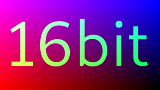
#> input picture images/160X90_rgb_uint16.png, 160 x 90 px
$ jupyter execute --allow-errors shredder.ipynb
#> lines starting #> are read from the running program, lines starting #| are printed output that depends on the picture
# Shredder

Takes and image and slices it up beyond recognition. Shredded!

## Why, oh why would I want this?

For your lock screen. If you are using i3, you are a tinkerer perhaps a ricer. This little utility is for that kinda person. It shredds your desktop while you are away from your computer.

[cell 1]
import numpy as np
import cv2
import random
import IPython

A utility function to display images in the notebook.
It requires an uint8 array, so when using normalized data we need to multiply the matrix by 256.

[cell 2]
def show(data, ext='png'):
    _,ret = cv2.imencode('.' + ext, data)
    i = IPython.display.Image(data=ret)
    IPython.display.display(i)

## Import some sample images

We are using these because they test colour depth and show clearly the movement of the pixel columns.

Please see this for a simple example of working with ranges
[iPython ranges](https://gist.github.com/ctmakro/3ae3cd9538390b706820cd01dac6861f)

[cell 3]
def load_image(fn):
#> called with fn = './images/160X90_rgb_uint16.png'
    img = cv2.imread(fn) # original
#> img is the input picture: shape (90, 160, 3); mean B, G, R 130.4, 31.9, 127.1
    img8 = (img).astype('uint8') # convert to 8bit
    imgN = (img8 / 256) # normalize to floating point

    return imgN

uint16 = "./images/160X90_rgb_uint16.png"
#> (the rest of this cell did not finish here and is left out)

#> in show, `_,ret = cv2.imencode('.' + ext, data)`: ret = 11209 values, max 255 at index 59, min 0 at index 8, mean 110.7

uint8 = "./images/160X90_rgb_uint8.png"
show(load_image(uint8)*256)

## Shuffle Columns

The main routine. This function requires an image matrix to process, and optionally it takes three arguments that affect the output image

| argument     | type        | default | comment                              |
|--------------|-------------|------------------------------------------------|
| column_width | integer     | 10      | the pixel width of the slices        |
| border_color | float       | 0.9     | slice's edge colour tint (0 = black) |
| border_width | integer     | 1       | the width of the border in pixels    |

[cell 4]
def shuffle_columns(array, column_width=10, border_color=0.9, border_width=1):

    # create a black image
#> called with column_width = 10, border_color = 0.9, border_width = 1
    destination =  np.zeros(array.shape)

    # the original image's dimentions
    (height, width, channels) = array.shape
#> height = 90; width = 160; channels = 3

    # caluculate the iterations
    ubound = (width / column_width)
#> ubound = 16

    # pre-shuffle the column output matrix
    sequence = np.arange(0, width, column_width)
    #print ("Sequential:", sequence)

    np.random.shuffle(sequence)
    #print ("Shuffled:", sequence)

    # Iterate and catenate the output columns
    column_index = 0
    for current_column in sequence:

        # Calulate the column's start & end
        start = current_column
        end = min(current_column + column_width, width)

        # How much to advance the index cursor
        # REMEMBER: cols are shuffled, and not all equal width)
        diff = end - start

        # Darken the right most edge of each
        column_a = array[ 0:height, current_column:current_column + column_width ]
        column_a[ 0:height, -border_width:end ] *= border_color

        #print ("index:", column_index, "width:", diff)
        destination[ 0:height, column_index:(column_index + diff) ] = column_a

        column_index += diff
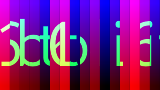
#> destination: shape (90, 160, 3) float64; mean B, G, R 0.504, 0.124, 0.492
#> after the loop, column_index = 160

    return destination


image_unit16 = load_image(uint16)
new_uint16 = shuffle_columns(image_unit16, 10)
#> image_unit16: shape (90, 160, 3) float64; mean B, G, R 0.504, 0.124, 0.492
#> (the rest of this cell did not finish here and is left out)


image_unit8 = load_image(uint8)
new_uint8 = shuffle_columns(image_unit8, 10)
show(new_uint8 * 256)

# Try it with a much larger image

Here is a source image that represents a region of my desktop, captured using a screengrab utility like ```scrot```

## Shredded using the defaults
Which is the same as setting ... column_width=10, border_color=0.9, border_width=1

[cell 5]
image = load_image("./images/920x260_rgb_example.png")
#> call 3 of load_image, with fn = './images/920x260_rgb_example.png'
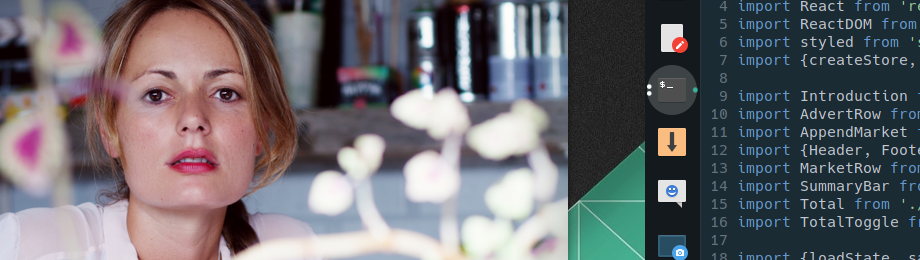
#> input picture images/920x260_rgb_example.png, 920 x 260 px
#> in load_image, img is the input picture: shape (260, 920, 3); mean B, G, R 110, 105.3, 107
new_image = shuffle_columns(image)
#> call 2 of shuffle_columns, with column_width = 10, border_color = 0.9, border_width = 1
#> after the loop in shuffle_columns (call 2), `for current_column in sequence:`:
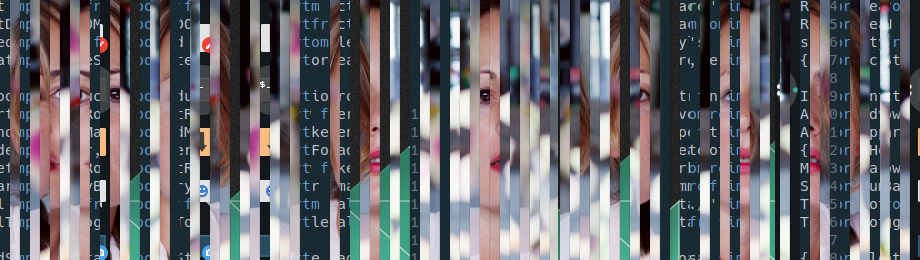
#> destination: shape (260, 920, 3) float64; mean B, G, R 0.426, 0.407, 0.414
#> after the loop in shuffle_columns (call 2), `for current_column in sequence:`: column_index = 920
#> image: shape (260, 920, 3) float64; mean B, G, R 0.426, 0.407, 0.414
#> (the rest of this cell did not finish here and is left out)


## Sliced using 20px width and a black edge 1px wide

[cell 6]
new_image = shuffle_columns(image, 20, 0, 1)
#> call 3 of shuffle_columns, with column_width = 20, border_color = 0, border_width = 1
#> after the loop in shuffle_columns (call 3), `for current_column in sequence:`:
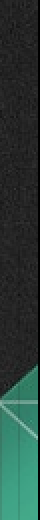
#> column_a: shape (260, 20, 3) float64 (shown 2 times larger); mean B, G, R 0.221, 0.246, 0.162
#> after the loop in shuffle_columns (call 3), `for current_column in sequence:`:
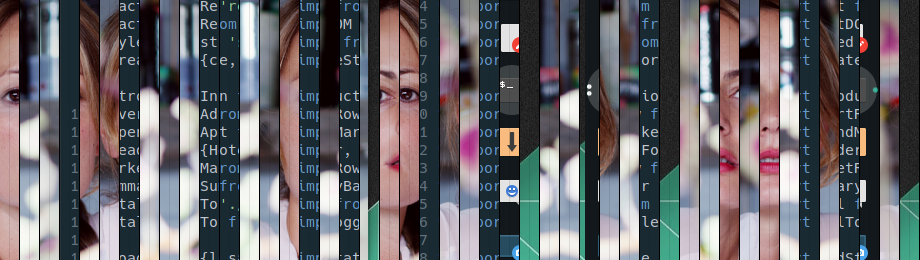
#> destination: shape (260, 920, 3) float64; mean B, G, R 0.406, 0.389, 0.395
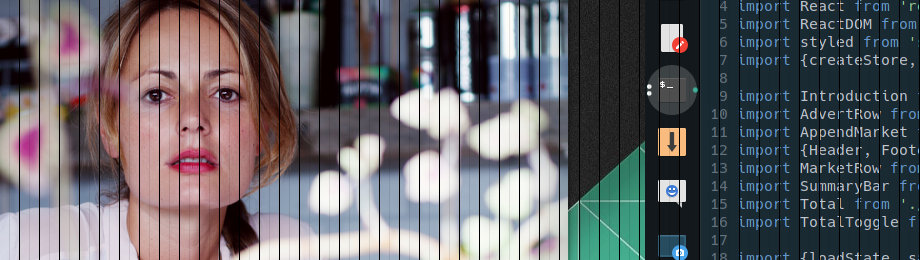
#> image: shape (260, 920, 3) float64; mean B, G, R 0.406, 0.389, 0.395
#> (the rest of this cell did not finish here and is left out)


## Here we have a 30px slice and a wide 10px border with an 80% tint

[cell 7]
new_image = shuffle_columns(image, 30, 0.8, 10)
#> call 4 of shuffle_columns, with column_width = 30, border_color = 0.8, border_width = 10
#> the loop in shuffle_columns (call 4), `for current_column in sequence:  # Calulate the column's start & end` made 31 passes
#> pass 1, in shuffle_columns (call 4), `column_a = array[ 0:height, current_column:current_column + column_wid..`:
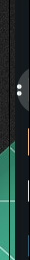
#> column_a: shape (260, 30, 3) float64; mean B, G, R 0.2, 0.217, 0.137
#> after the loop in shuffle_columns (call 4), `for current_column in sequence:`:
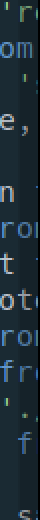
#> column_a: shape (260, 20, 3) float64 (shown 2 times larger); mean B, G, R 0.215, 0.18, 0.12
#> after the loop in shuffle_columns (call 4), `for current_column in sequence:`:
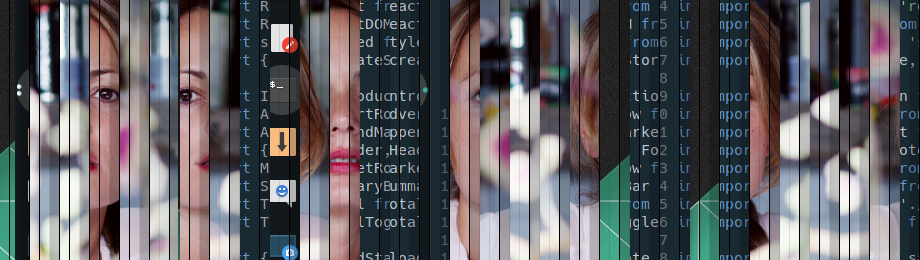
#> destination: shape (260, 920, 3) float64; mean B, G, R 0.38, 0.363, 0.369
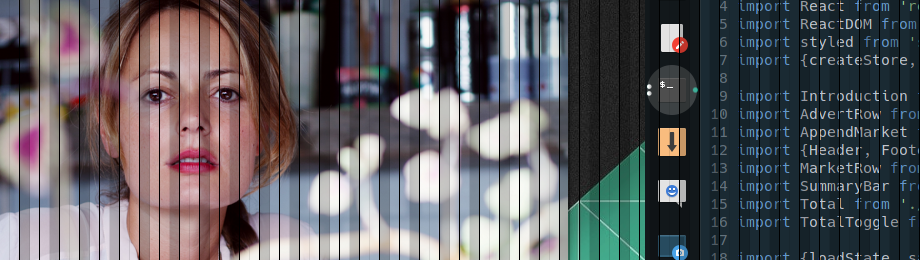
#> image: shape (260, 920, 3) float64; mean B, G, R 0.38, 0.363, 0.369
#> (the rest of this cell did not finish here and is left out)
